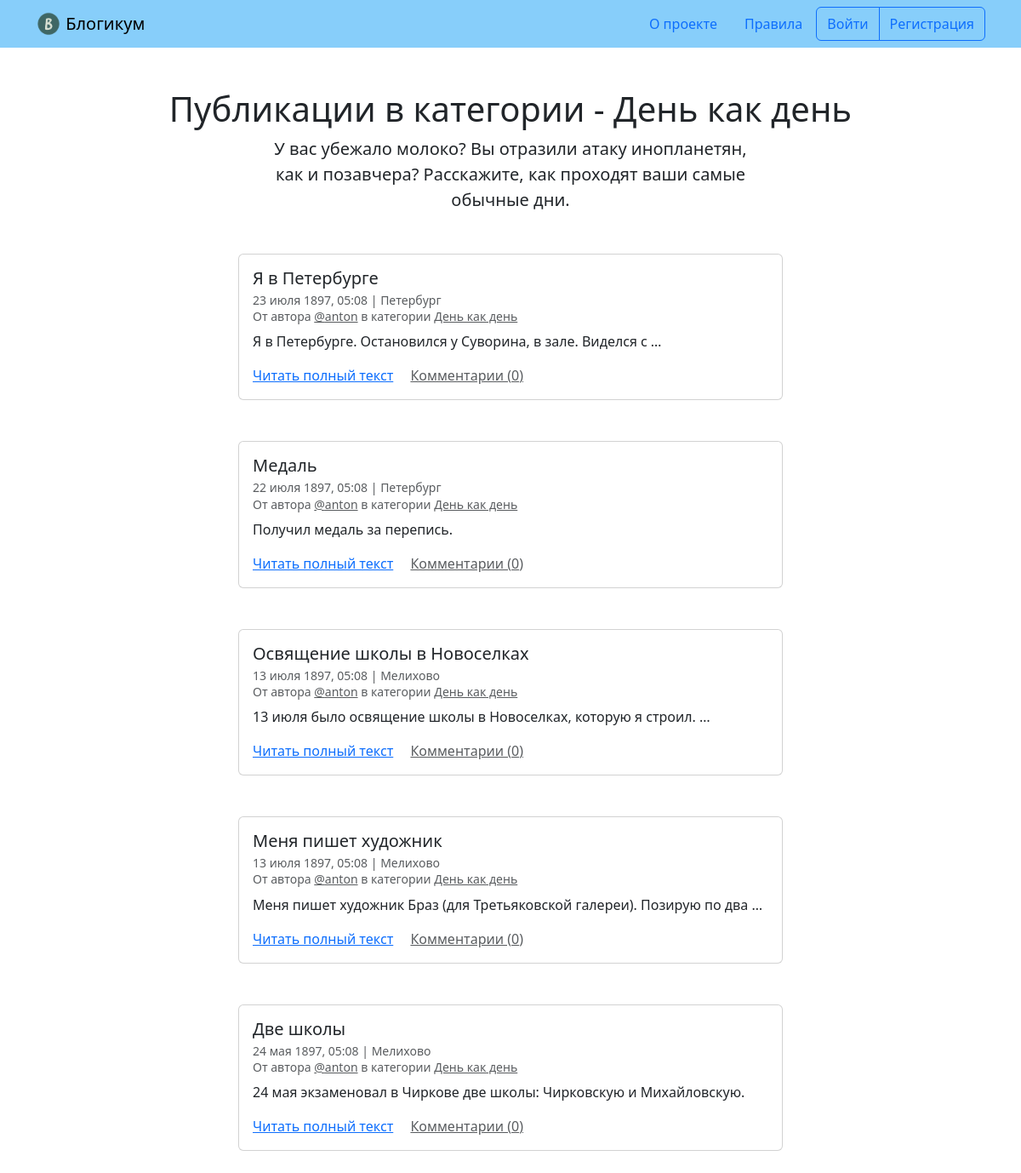
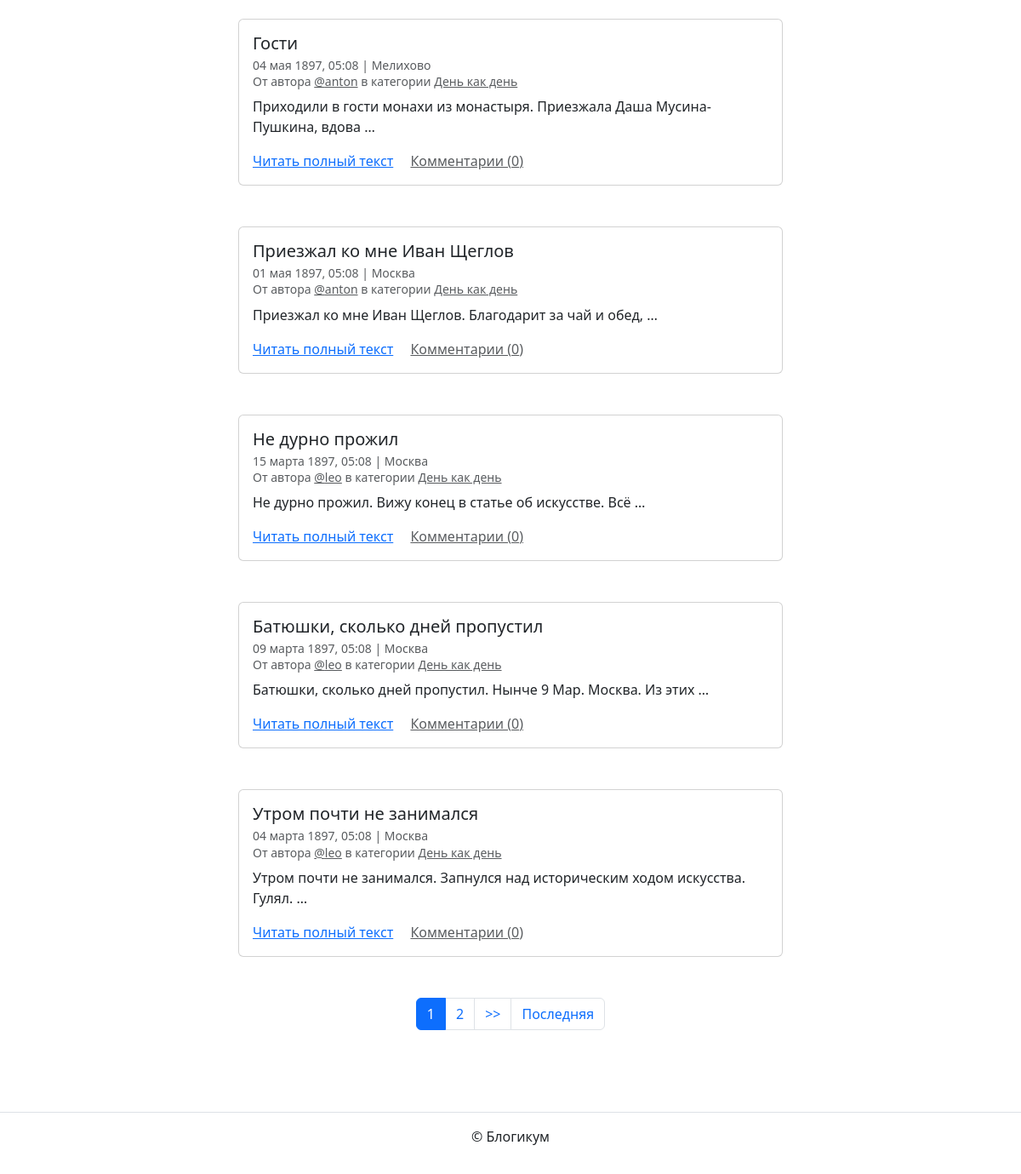
Screenshot of /category/routine/ with the database file from the repository (2 pictures, top to bottom).
### blog/models.py (models this page shows, shortened)
class Category(PublishedModel):
    title = models.CharField(
        max_length=256,
        verbose_name='Заголовок'
    )
    description = models.TextField(verbose_name='Описание')
    slug = models.SlugField(
        max_length=64,
        unique=True,
        verbose_name='Идентификатор',
        help_text='Идентификатор страницы для URL; '
                  'разрешены символы латиницы, цифры, дефис и подчёркивание.'
    )
    class Meta:
        verbose_name = 'категория'
        verbose_name_plural = 'Категории'

class Post(PublishedModel):
    title = models.CharField(
        max_length=256,
        verbose_name='Заголовок'
    )
    text = models.TextField(verbose_name='Текст')
    image = models.ImageField(
        verbose_name='Изображение',
        upload_to='images',
        null=True,
        blank=True
    )
    pub_date = models.DateTimeField(
        verbose_name='Дата и время публикации',
        help_text='Если установить дату и время в будущем — '
                  'можно делать отложенные публикации.'
    )
    author = models.ForeignKey(
        User,
        on_delete=models.CASCADE,
        verbose_name='Автор публикации',
        related_name='posts'
    )
    location = models.ForeignKey(
        Location,
        on_delete=models.SET_NULL,
        verbose_name='Местоположение',
        related_name='posts',
        null=True,
        blank=True
    )
    category = models.ForeignKey(
        Category,
        on_delete=models.SET_NULL,
        null=True,
        verbose_name='Категория',
        related_name='posts'
    )
    class Meta:
        verbose_name = 'публикация'
        verbose_name_plural = 'Публикации'

class Location(PublishedModel):
    name = models.CharField(
        max_length=256,
        verbose_name='Название места'
    )
    class Meta:
        verbose_name = 'местоположение'
        verbose_name_plural = 'Местоположения'

### blog/views.py (the view)
def category_posts(request, category_slug):
    template = 'blog/category.html'
    category = get_object_or_404(
        Category, slug=category_slug, is_published=True)
    post_list = get_posts(category.posts).order_by('-pub_date')
    page_obj = get_paginator(request, post_list)
    context = {'category': category, 'page_obj': page_obj}
    return render(request, template, context)

### blog/views.py (called while the page is built)
def get_posts(post_objects):
    print(f"DEBUG: get_posts called with {post_objects.count()} posts")  # Изменить на count()
    filtered_posts = post_objects.filter(
        pub_date__lte=timezone.now(),
        is_published=True,
        category__is_published=True
    ).annotate(comment_count=Count('comments'))
    print(f"DEBUG: get_posts returning {len(filtered_posts)} posts")
    return filtered_posts

def get_paginator(request, items, num=10):
    paginator = Paginator(items, num)
    num_pages = request.GET.get('page')
    return paginator.get_page(num_pages)

### templates/blog/category.html (shortened to what this page needs)
{% extends "base.html" %}
{% block content %}
  <h1 class="text-center">Публикации в категории - {{ category.title }}</h1>
  <p class="col-6 offset-3 mb-5 lead text-center">{{ category.description }}</p>
  {% for post in page_obj %}
    <article class="mb-5">
      {% include "includes/post_card.html" %}
    </article>
  {% endfor %}
  {% include "includes/paginator.html" %}
{% endblock %}

### templates/includes/post_card.html (shortened to what this page needs)
<div class="col d-flex justify-content-center">
  <div class="card" style="width: 40rem;">
    <div class="card-body">
      <h5 class="card-title">{{ post.title }}</h5>
      <h6 class="card-subtitle mb-2 text-muted">
        <small>
          {{ post.pub_date|date:"d E Y, H:i" }} | {% if post.location and post.location.is_published %}{{ post.location.name }}{% else %}Планета Земля{% endif %}<br>
          От автора <a class="text-muted" href="{% url 'blog:profile' post.author.username %}">@{{ post.author.username }}</a> в
          категории {% include "includes/category_link.html" %}
        </small>
      </h6>
      <p class="card-text">{{ post.text|truncatewords:10 }}</p>
      <a href="{% url 'blog:post_detail' post.id %}" class="card-link">Читать полный текст</a>
      <a href="{% url 'blog:post_detail' post.id %}" class="card-link text-muted">Комментарии ({{ post.comment_count }})</a>
    </div>
  </div>
</div>

### templates/includes/category_link.html
<a class="text-muted" href="{% url 'blog:category_posts' post.category.slug %}">
  {{ post.category.title }}
</a>

### rows the page displays
Category: title "День как день", description "У вас убежало молоко? Вы отразили атаку инопланетян, как и позавчера? Расскажите, как проходят ваши самые обычные дни."
Post: title "Я в Петербурге", pub_date "23 июля 1897, 05:08", location.name "Петербург", author.username "anton", category "День как день", text "Я в Петербурге. Остановился у Суворина, в зале. Виделся с …", comment_count "0"
Post: title "Медаль", pub_date "22 июля 1897, 05:08", location.name "Петербург", author.username "anton", category "День как день", text "Получил медаль за перепись.", comment_count "0"
Post: title "Освящение школы в Новоселках", pub_date "13 июля 1897, 05:08", location.name "Мелихово", author.username "anton", category "День как день", text "13 июля было освящение школы в Новоселках, которую я строил. …", comment_count "0"
Post: title "Меня пишет художник", pub_date "13 июля 1897, 05:08", location.name "Мелихово", author.username "anton", category "День как день", text "Меня пишет художник Браз (для Третьяковской галереи). Позирую по два …", comment_count "0"
Post: title "Две школы", pub_date "24 мая 1897, 05:08", location.name "Мелихово", author.username "anton", category "День как день", text "24 мая экзаменовал в Чиркове две школы: Чирковскую и Михайловскую.", comment_count "0"
Post: title "Гости", pub_date "04 мая 1897, 05:08", location.name "Мелихово", author.username "anton", category "День как день", text "Приходили в гости монахи из монастыря. Приезжала Даша Мусина-Пушкина, вдова …", comment_count "0"
Post: title "Приезжал ко мне Иван Щеглов", pub_date "01 мая 1897, 05:08", location.name "Москва", author.username "anton", category "День как день", text "Приезжал ко мне Иван Щеглов. Благодарит за чай и обед, …", comment_count "0"
Post: title "Не дурно прожил", pub_date "15 марта 1897, 05:08", location.name "Москва", author.username "leo", category "День как день", text "Не дурно прожил. Вижу конец в статье об искусстве. Всё …", comment_count "0"
Post: title "Батюшки, сколько дней пропустил", pub_date "09 марта 1897, 05:08", location.name "Москва", author.username "leo", category "День как день", text "Батюшки, сколько дней пропустил. Нынче 9 Мар. Москва. Из этих …", comment_count "0"
Post: title "Утром почти не занимался", pub_date "04 марта 1897, 05:08", location.name "Москва", author.username "leo", category "День как день", text "Утром почти не занимался. Запнулся над историческим ходом искусства. Гулял. …", comment_count "0"

### other values shown
{{ i }} "1"
{{ i }} "2"
